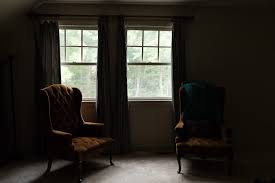
#> input picture CV/Week2/resources/dark.jpg, 275 x 183 px, found by its file name
$ python prog2_gamma.py
#> lines starting #> are read from the running program, lines starting #| are printed output that depends on the picture
import cv2
import matplotlib.pyplot as plt
import numpy as np
from skimage import exposure
img = cv2.imread("resources\\dark.jpg",1)
#> img is the input picture: shape (183, 275, 3); mean B, G, R 37.5, 43.8, 47.6
cv2.imshow("Original",img)

# Gamma Correction
for gamma in [0.2,0.5,1.2,2.5]:
    gamma_corrected = np.array(255*(img/255)**gamma,dtype = 'uint8')
    cv2.imshow("Gamma Correction" + str(gamma),gamma_corrected)
    cv2.imwrite("GammaCorrected" + str(gamma) + ".jpg",gamma_corrected)
#> this loop made 4 passes
#> pass 1, `gamma_corrected = np.array(255*(img/255)**gamma,dtype = 'uint8')`:
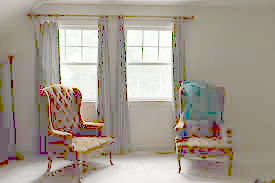
#> gamma_corrected: shape (183, 275, 3); mean B, G, R 142.2, 154, 163.5
#> pass 2, `gamma_corrected = np.array(255*(img/255)**gamma,dtype = 'uint8')`:
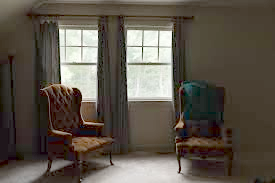
#> gamma_corrected: shape (183, 275, 3); mean B, G, R 74.4, 84.8, 93
